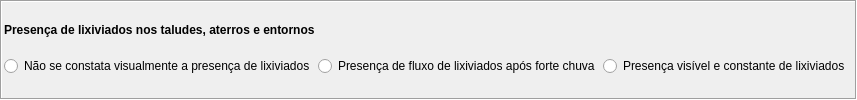
        <widget class="QFrame" name="frame_17">
         <property name="sizePolicy">
          <sizepolicy hsizetype="Preferred" vsizetype="Fixed">
           <horstretch>0</horstretch>
           <verstretch>0</verstretch>
          </sizepolicy>
         </property>
         <property name="frameShape">
          <enum>QFrame::Box</enum>
         </property>
         <property name="frameShadow">
          <enum>QFrame::Sunken</enum>
         </property>
         <layout class="QHBoxLayout" name="horizontalLayout_41" stretch="0">
          <property name="spacing">
           <number>2</number>
          </property>
          <property name="leftMargin">
           <number>2</number>
          </property>
          <property name="topMargin">
           <number>2</number>
          </property>
          <property name="rightMargin">
           <number>2</number>
          </property>
          <property name="bottomMargin">
           <number>2</number>
          </property>
          <item>
           <layout class="QVBoxLayout" name="verticalLayout_49">
            <property name="spacing">
             <number>0</number>
            </property>
            <property name="leftMargin">
             <number>0</number>
            </property>
            <property name="topMargin">
             <number>0</number>
            </property>
            <property name="rightMargin">
             <number>0</number>
            </property>
            <property name="bottomMargin">
             <number>0</number>
            </property>
            <item>
             <widget class="QLabel" name="lbPresencaLixiviado">
              <property name="sizePolicy">
               <sizepolicy hsizetype="Preferred" vsizetype="Fixed">
                <horstretch>0</horstretch>
                <verstretch>0</verstretch>
               </sizepolicy>
              </property>
              <property name="text">
               <string>&lt;html&gt;&lt;head/&gt;&lt;body&gt;&lt;p align=&quot;justify&quot;&gt;&lt;span style=&quot; font-weight:600;&quot;&gt;Presença de lixiviados nos taludes, aterros e entornos&lt;/span&gt;&lt;/p&gt;&lt;/body&gt;&lt;/html&gt;</string>
              </property>
             </widget>
            </item>
            <item>
             <layout class="QGridLayout" name="gridLayout_43">
              <property name="verticalSpacing">
               <number>2</number>
              </property>
              <item row="0" column="1">
               <widget class="QRadioButton" name="rbPresencaLixiviado_1">
                <property name="sizePolicy">
                 <sizepolicy hsizetype="Preferred" vsizetype="Fixed">
                  <horstretch>0</horstretch>
                  <verstretch>0</verstretch>
                 </sizepolicy>
                </property>
                <property name="text">
                 <string>Presença de fluxo de lixiviados após forte chuva </string>
                </property>
               </widget>
              </item>
              <item row="0" column="0">
               <widget class="QRadioButton" name="rbPresencaLixiviado_0">
                <property name="sizePolicy">
                 <sizepolicy hsizetype="Preferred" vsizetype="Fixed">
                  <horstretch>0</horstretch>
                  <verstretch>0</verstretch>
                 </sizepolicy>
                </property>
                <property name="text">
                 <string>Não se constata visualmente a presença de lixiviados </string>
                </property>
               </widget>
              </item>
              <item row="0" column="2">
               <widget class="QRadioButton" name="rbPresencaLixiviado_2">
                <property name="sizePolicy">
                 <sizepolicy hsizetype="Preferred" vsizetype="Fixed">
                  <horstretch>0</horstretch>
                  <verstretch>0</verstretch>
                 </sizepolicy>
                </property>
                <property name="text">
                 <string>Presença visível e constante de lixiviados </string>
                </property>
               </widget>
              </item>
             </layout>
            </item>
           </layout>
          </item>
         </layout>
        </widget>
